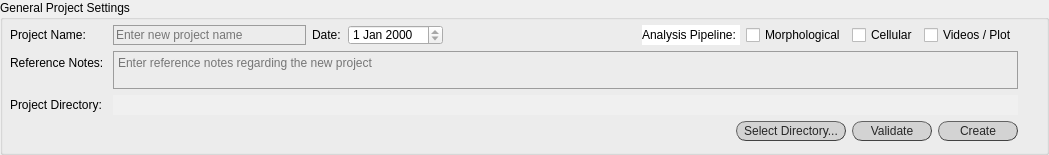
    <widget class="QGroupBox" name="gral_proj_settings">
     <property name="enabled">
      <bool>true</bool>
     </property>
     <property name="geometry">
      <rect>
       <x>9</x>
       <y>59</y>
       <width>1049</width>
       <height>155</height>
      </rect>
     </property>
     <property name="sizePolicy">
      <sizepolicy hsizetype="Preferred" vsizetype="Fixed">
       <horstretch>0</horstretch>
       <verstretch>0</verstretch>
      </sizepolicy>
     </property>
     <property name="minimumSize">
      <size>
       <width>0</width>
       <height>155</height>
      </size>
     </property>
     <property name="maximumSize">
      <size>
       <width>16777215</width>
       <height>130</height>
      </size>
     </property>
     <property name="styleSheet">
      <string notr="true">QGroupBox#gral_proj_settings{text-decoration: underline; font: 80 10pt &quot;Calibri Light&quot;;}
</string>
     </property>
     <property name="title">
      <string>General Project Settings</string>
     </property>
     <widget class="QWidget" name="formLayoutWidget">
      <property name="geometry">
       <rect>
        <x>10</x>
        <y>25</y>
        <width>1008</width>
        <height>120</height>
       </rect>
      </property>
      <layout class="QFormLayout" name="formLayout">
       <item row="0" column="0">
        <widget class="QLabel" name="lab_proj_name">
         <property name="styleSheet">
          <string notr="true">font: 25 10pt &quot;Calibri Light&quot;;</string>
         </property>
         <property name="text">
          <string>Project Name: </string>
         </property>
        </widget>
       </item>
       <item row="1" column="0">
        <widget class="QLabel" name="lab_ref_notes">
         <property name="styleSheet">
          <string notr="true">font: 25 10pt &quot;Calibri Light&quot;;</string>
         </property>
         <property name="text">
          <string>Reference Notes: </string>
         </property>
        </widget>
       </item>
       <item row="2" column="0">
        <widget class="QLabel" name="lab_proj_dir">
         <property name="styleSheet">
          <string notr="true">font: 25 10pt &quot;Calibri Light&quot;;</string>
         </property>
         <property name="text">
          <string>Project Directory: </string>
         </property>
        </widget>
       </item>
       <item row="0" column="1">
        <layout class="QHBoxLayout" name="horizontalLayout_5">
         <item>
          <widget class="QLineEdit" name="lineEdit_proj_name">
           <property name="minimumSize">
            <size>
             <width>180</width>
             <height>20</height>
            </size>
           </property>
           <property name="maximumSize">
            <size>
             <width>16777215</width>
             <height>20</height>
            </size>
           </property>
           <property name="focusPolicy">
            <enum>Qt::StrongFocus</enum>
           </property>
           <property name="layoutDirection">
            <enum>Qt::RightToLeft</enum>
           </property>
           <property name="styleSheet">
            <string notr="true">QLineEdit {background-color: rgba(0,0,0,0);
border: 1px solid rgb(156, 156, 156);
font: 25 10pt &quot;Calibri Light&quot;;
font-family: &quot;Calibri Light&quot;;
}
QLineEdit:focus { border: 1px solid #eb6fbd;}
					</string>
           </property>
           <property name="maxLength">
            <number>20</number>
           </property>
           <property name="frame">
            <bool>true</bool>
           </property>
           <property name="placeholderText">
            <string>Enter new project name</string>
           </property>
          </widget>
         </item>
         <item>
          <widget class="QLabel" name="lab_proj_name_2">
           <property name="minimumSize">
            <size>
             <width>30</width>
             <height>20</height>
            </size>
           </property>
           <property name="maximumSize">
            <size>
             <width>16777215</width>
             <height>20</height>
            </size>
           </property>
           <property name="styleSheet">
            <string notr="true">font: 25 10pt &quot;Calibri Light&quot;;</string>
           </property>
           <property name="text">
            <string>Date:</string>
           </property>
          </widget>
         </item>
         <item>
          <widget class="QDateEdit" name="dateEdit">
           <property name="minimumSize">
            <size>
             <width>90</width>
             <height>20</height>
            </size>
           </property>
           <property name="maximumSize">
            <size>
             <width>16777215</width>
             <height>20</height>
            </size>
           </property>
           <property name="styleSheet">
            <string notr="true">font: 25 10pt &quot;Calibri Light&quot;;</string>
           </property>
           <property name="readOnly">
            <bool>true</bool>
           </property>
          </widget>
         </item>
         <item>
          <spacer name="horizontalSpacer">
           <property name="orientation">
            <enum>Qt::Horizontal</enum>
           </property>
           <property name="sizeHint" stdset="0">
            <size>
             <width>40</width>
             <height>20</height>
            </size>
           </property>
          </spacer>
         </item>
         <item>
          <widget class="QLabel" name="lab_analysis_pipeline">
           <property name="minimumSize">
            <size>
             <width>0</width>
             <height>20</height>
            </size>
           </property>
           <property name="maximumSize">
            <size>
             <width>16777215</width>
             <height>20</height>
            </size>
           </property>
           <property name="styleSheet">
            <string notr="true">font: bold 10pt &quot;Calibri&quot;;
background-color: rgb(255, 255, 255);</string>
           </property>
           <property name="text">
            <string>Analysis Pipeline: </string>
           </property>
          </widget>
         </item>
         <item>
          <widget class="QCheckBox" name="checkBox_mH">
           <property name="minimumSize">
            <size>
             <width>0</width>
             <height>20</height>
            </size>
           </property>
           <property name="maximumSize">
            <size>
             <width>16777215</width>
             <height>20</height>
            </size>
           </property>
           <property name="layoutDirection">
            <enum>Qt::LeftToRight</enum>
           </property>
           <property name="styleSheet">
            <string notr="true">font: 25 10pt &quot;Calibri Light&quot;;</string>
           </property>
           <property name="text">
            <string>Morphological</string>
           </property>
           <property name="checked">
            <bool>false</bool>
           </property>
          </widget>
         </item>
         <item>
          <widget class="QCheckBox" name="checkBox_mC">
           <property name="minimumSize">
            <size>
             <width>0</width>
             <height>20</height>
            </size>
           </property>
           <property name="maximumSize">
            <size>
             <width>16777215</width>
             <height>20</height>
            </size>
           </property>
           <property name="layoutDirection">
            <enum>Qt::LeftToRight</enum>
           </property>
           <property name="styleSheet">
            <string notr="true">font: 25 10pt &quot;Calibri Light&quot;;</string>
           </property>
           <property name="text">
            <string>Cellular</string>
           </property>
          </widget>
         </item>
         <item>
          <widget class="QCheckBox" name="checkBox_mP">
           <property name="minimumSize">
            <size>
             <width>0</width>
             <height>20</height>
            </size>
           </property>
           <property name="maximumSize">
            <size>
             <width>16777215</width>
             <height>20</height>
            </size>
           </property>
           <property name="layoutDirection">
            <enum>Qt::LeftToRight</enum>
           </property>
           <property name="styleSheet">
            <string notr="true">font: 25 10pt &quot;Calibri Light&quot;;</string>
           </property>
           <property name="text">
            <string>Videos / Plot</string>
           </property>
          </widget>
         </item>
        </layout>
       </item>
       <item row="1" column="1">
        <widget class="QTextEdit" name="textEdit_ref_notes">
         <property name="sizePolicy">
          <sizepolicy hsizetype="Preferred" vsizetype="Expanding">
           <horstretch>0</horstretch>
           <verstretch>0</verstretch>
          </sizepolicy>
         </property>
         <property name="minimumSize">
          <size>
           <width>0</width>
           <height>38</height>
          </size>
         </property>
         <property name="maximumSize">
          <size>
           <width>16777215</width>
           <height>38</height>
          </size>
         </property>
         <property name="styleSheet">
          <string notr="true">QTextEdit {background-color: rgba(0,0,0,0);
border: 1px solid rgb(156, 156, 156);
font: 25 10pt &quot;Calibri Light&quot;;
font-family: &quot;Calibri Light&quot;;
}
QTextEdit:focus { border: 1px solid #eb6fbd;}
					</string>
         </property>
         <property name="documentTitle">
          <string/>
         </property>
         <property name="placeholderText">
          <string>Enter reference notes regarding the new project</string>
         </property>
        </widget>
       </item>
       <item row="2" column="1">
        <layout class="QHBoxLayout" name="horizontalLayout_6">
         <item>
          <widget class="QTextEdit" name="lab_filled_proj_dir">
           <property name="sizePolicy">
            <sizepolicy hsizetype="Preferred" vsizetype="Expanding">
             <horstretch>0</horstretch>
             <verstretch>0</verstretch>
            </sizepolicy>
           </property>
           <property name="minimumSize">
            <size>
             <width>0</width>
             <height>20</height>
            </size>
           </property>
           <property name="maximumSize">
            <size>
             <width>16777215</width>
             <height>20</height>
            </size>
           </property>
           <property name="focusPolicy">
            <enum>Qt::StrongFocus</enum>
           </property>
           <property name="styleSheet">
            <string notr="true">font: 25 9pt &quot;Calibri Light&quot;;
background-color: rgb(240, 240, 240);
color: rgb(100, 100, 100);</string>
           </property>
           <property name="frameShape">
            <enum>QFrame::NoFrame</enum>
           </property>
           <property name="frameShadow">
            <enum>QFrame::Sunken</enum>
           </property>
           <property name="verticalScrollBarPolicy">
            <enum>Qt::ScrollBarAlwaysOff</enum>
           </property>
           <property name="horizontalScrollBarPolicy">
            <enum>Qt::ScrollBarAlwaysOff</enum>
           </property>
           <property name="readOnly">
            <bool>true</bool>
           </property>
           <property name="html">
            <string>&lt;!DOCTYPE HTML PUBLIC &quot;-//W3C//DTD HTML 4.0//EN&quot; &quot;http://www.w3.org/TR/REC-html40/strict.dtd&quot;&gt;
&lt;html&gt;&lt;head&gt;&lt;meta name=&quot;qrichtext&quot; content=&quot;1&quot; /&gt;&lt;style type=&quot;text/css&quot;&gt;
p, li { white-space: pre-wrap; }
&lt;/style&gt;&lt;/head&gt;&lt;body style=&quot; font-family:'Calibri Light'; font-size:9pt; font-weight:24; font-style:normal;&quot;&gt;
&lt;p align=&quot;center&quot; style=&quot;-qt-paragraph-type:empty; margin-top:0px; margin-bottom:0px; margin-left:0px; margin-right:0px; -qt-block-indent:0; text-indent:0px;&quot;&gt;&lt;br /&gt;&lt;/p&gt;&lt;/body&gt;&lt;/html&gt;</string>
           </property>
          </widget>
         </item>
        </layout>
       </item>
       <item row="3" column="1">
        <layout class="QHBoxLayout" name="horizontalLayout_19">
         <item>
          <spacer name="horizontalSpacer_2">
           <property name="orientation">
            <enum>Qt::Horizontal</enum>
           </property>
           <property name="sizeHint" stdset="0">
            <size>
             <width>40</width>
             <height>20</height>
            </size>
           </property>
          </spacer>
         </item>
         <item>
          <widget class="QPushButton" name="button_select_proj_dir">
           <property name="minimumSize">
            <size>
             <width>110</width>
             <height>20</height>
            </size>
           </property>
           <property name="maximumSize">
            <size>
             <width>110</width>
             <height>20</height>
            </size>
           </property>
           <property name="mouseTracking">
            <bool>true</bool>
           </property>
           <property name="focusPolicy">
            <enum>Qt::ClickFocus</enum>
           </property>
           <property name="autoFillBackground">
            <bool>false</bool>
           </property>
           <property name="styleSheet">
            <string notr="true">QPushButton{border-radius:10px;
border-width: 1px;
border-style: outset;
border-color: rgb(66, 66, 66);
background-color: rgb(211, 211, 211);
color: rgb(39, 39, 39);
font: 10pt &quot;Calibri Light&quot;;}

QPushButton:hover{
background-color: #eb6fbd;
border-color: #672146
}</string>
           </property>
           <property name="text">
            <string>Select Directory...</string>
           </property>
           <property name="checkable">
            <bool>true</bool>
           </property>
          </widget>
         </item>
         <item>
          <widget class="QPushButton" name="button_validate_new_proj">
           <property name="minimumSize">
            <size>
             <width>80</width>
             <height>20</height>
            </size>
           </property>
           <property name="maximumSize">
            <size>
             <width>80</width>
             <height>20</height>
            </size>
           </property>
           <property name="autoFillBackground">
            <bool>false</bool>
           </property>
           <property name="styleSheet">
            <string notr="true">QPushButton{border-radius:10px;
border-width: 1px;
border-style: outset;
border-color: rgb(66, 66, 66);
background-color: rgb(211, 211, 211);
color: rgb(39, 39, 39);
font: 10pt &quot;Calibri Light&quot;;}

QPushButton:hover{
background-color: #eb6fbd;
border-color: #672146
}</string>
           </property>
           <property name="text">
            <string>Validate</string>
           </property>
           <property name="checkable">
            <bool>true</bool>
           </property>
           <property name="autoExclusive">
            <bool>false</bool>
           </property>
          </widget>
         </item>
         <item>
          <widget class="QPushButton" name="button_create_initial_proj">
           <property name="minimumSize">
            <size>
             <width>80</width>
             <height>20</height>
            </size>
           </property>
           <property name="maximumSize">
            <size>
             <width>80</width>
             <height>20</height>
            </size>
           </property>
           <property name="autoFillBackground">
            <bool>false</bool>
           </property>
           <property name="styleSheet">
            <string notr="true">QPushButton{border-radius:10px;
border-width: 1px;
border-style: outset;
border-color: rgb(66, 66, 66);
background-color: rgb(211, 211, 211);
color: rgb(39, 39, 39);
font: 10pt &quot;Calibri Light&quot;;}

QPushButton:hover{
background-color: #eb6fbd;
border-color: #672146
}</string>
           </property>
           <property name="text">
            <string>Create</string>
           </property>
           <property name="checkable">
            <bool>true</bool>
           </property>
           <property name="autoExclusive">
            <bool>true</bool>
           </property>
           <property name="autoDefault">
            <bool>false</bool>
           </property>
          </widget>
         </item>
        </layout>
       </item>
      </layout>
     </widget>
    </widget>
